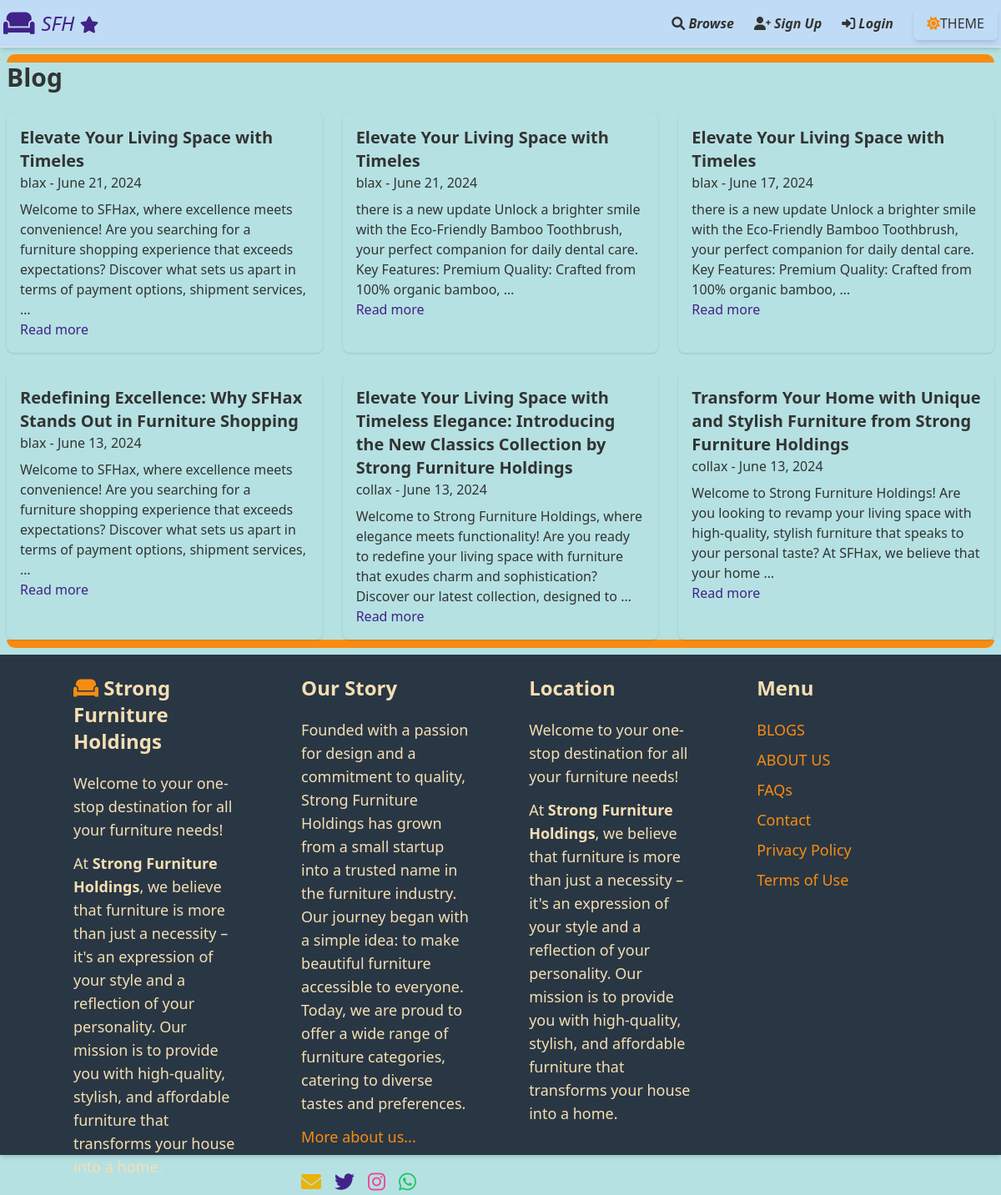
Screenshot of /dashboard/post_list/ with the database file from the repository.
### dashboard/models.py (models this page shows, shortened)
class Post(models.Model):
    title = models.CharField(max_length=255)
    author = models.ForeignKey(User, on_delete=models.CASCADE)
    content = models.TextField()
    created_at = models.DateTimeField(auto_now_add=True)

### dashboard/views.py (the view)
# urls.py: path('post_list/', views.post_list, name='post_list'),
def post_list(request):
    posts = Post.objects.all().order_by('-created_at')
    return render(request, 'core/post_list.html', {'posts': posts})

### core/templates/core/post_list.html (shortened to what this page needs)
{% extends 'core/base.html' %}
{% block content %}
<div class="  mx-auto roundedb px-0 py-0">
    <h1 class="text-3xl font-semibold mb-6">Blog</h1>
    <div class="grid grid-cols-1 md:grid-cols-2 lg:grid-cols-3 gap-6">
        {% for post in posts %}
        <div class="productbg p-4 rounded-lg shadow hover:shadow-lg border-teal-500 transition-shadow duration-300">
            <a href="{% url 'dashboard:post_detail' post.id %}">
            <h2 class="text-xl font-semibold">{{ post.title }}</h2>
            <p class=" mb-2">{{ post.author.username }} - {{ post.created_at|date:"F j, Y" }}</p>
            <p class="">{{ post.content|truncatewords:30 }}</p>
            <a href="{% url 'dashboard:post_detail' post.id %}" class="blue hover:text-teal-700">Read more</a>
        </a>
        </div>
        {% endfor %}
    </div>
</div>
{% endblock %}

### core/templates/core/base.html (style rules this page uses)
.light { --bg-color:rgb(181, 225, 226); --text-color: #333333; --nav-bg-color: #c0dbf5; --footer-bg-color: #293744; --index-bg-color: #1a7cdf; --index-text-color: #da4040; --a-text-color: #1a7cdf; --blue-color: rgb(65, 34, 136); --cart-color: rgb(235, 84, 79); --productbg-color: rgb(181, 225, 226); --searchb-color: rgb(218, 178, 241); --blued-color: #f78c12; --green-color:rgb(178, 243, 178); }
.blue { color: var(--blue-color); }
.productbg { background-color: var(--productbg-color); }
body { background-color: var(--bg-color); color: var(--text-color); }
a { color:var(--a-text-color) ; }
.roundedb { border-top: 10px solid var(--blued-color); border-bottom: 10px solid var(--blued-color); border-radius: 10px; }

### rows the page displays
Post: title "Elevate Your Living Space with Timeles", author.username "blax", created_at "June 21, 2024", content "Welcome to SFHax, where excellence meets convenience! Are you searching for a furniture shopping experience that exceeds expectations? Discover what sets us apart in terms of payment options, shipment services, …"
Post: title "Elevate Your Living Space with Timeles", author.username "blax", created_at "June 21, 2024", content "there is a new update Unlock a brighter smile with the Eco-Friendly Bamboo Toothbrush, your perfect companion for daily dental care. Key Features: Premium Quality: Crafted from 100% organic bamboo, …"
Post: title "Elevate Your Living Space with Timeles", author.username "blax", created_at "June 17, 2024", content "there is a new update Unlock a brighter smile with the Eco-Friendly Bamboo Toothbrush, your perfect companion for daily dental care. Key Features: Premium Quality: Crafted from 100% organic bamboo, …"
Post: title "Redefining Excellence: Why SFHax Stands Out in Furniture Shopping", author.username "blax", created_at "June 13, 2024", content "Welcome to SFHax, where excellence meets convenience! Are you searching for a furniture shopping experience that exceeds expectations? Discover what sets us apart in terms of payment options, shipment services, …"
Post: title "Elevate Your Living Space with Timeless Elegance: Introducing the New Classics Collection by Strong Furniture Holdings", author.username "collax", created_at "June 13, 2024", content "Welcome to Strong Furniture Holdings, where elegance meets functionality! Are you ready to redefine your living space with furniture that exudes charm and sophistication? Discover our latest collection, designed to …"
Post: title "Transform Your Home with Unique and Stylish Furniture from Strong Furniture Holdings", author.username "collax", created_at "June 13, 2024", content "Welcome to Strong Furniture Holdings! Are you looking to revamp your living space with high-quality, stylish furniture that speaks to your personal taste? At SFHax, we believe that your home …"
